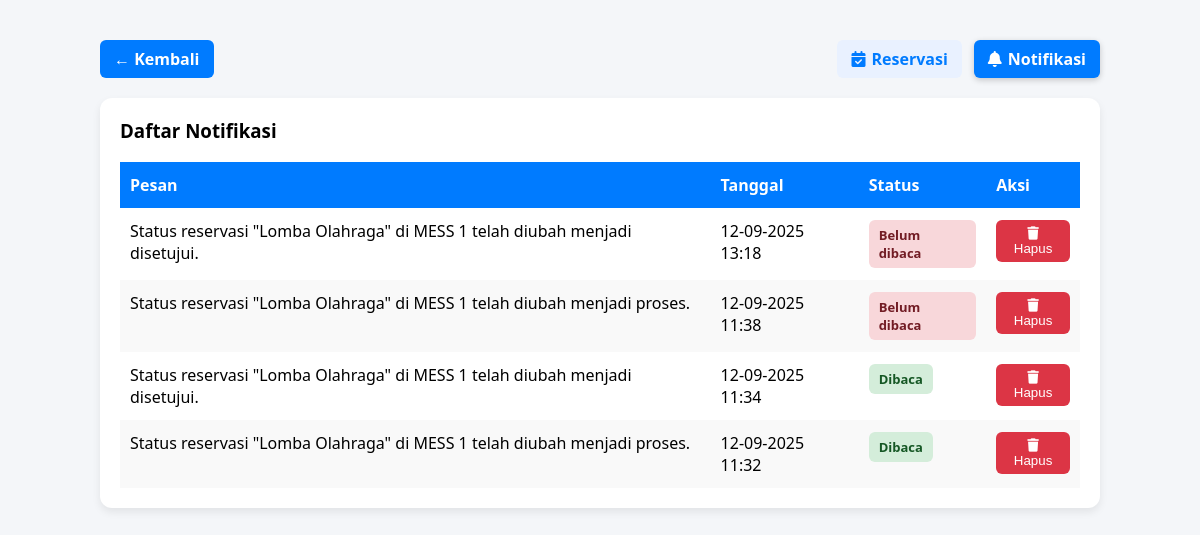
The page /notifikasi.php (signed in) on the database its author committed.
### tables this page shows
CREATE TABLE `notifikasi` (
  `id` int(11) NOT NULL,
  `user_id` int(11) NOT NULL,
  `reservasi_id` int(11) DEFAULT NULL,
  `pesan` varchar(255) NOT NULL,
  `tanggal` datetime DEFAULT current_timestamp(),
  `status` enum('belum_dibaca','dibaca') DEFAULT 'belum_dibaca'
);

### notifikasi.php (the view, shortened to what this page needs)
<?php
include 'koneksi.php';
$id = $_SESSION['id'];
$notifikasi = $koneksi->query("
    SELECT id, pesan, tanggal, status
    FROM notifikasi
    WHERE user_id='$id'
    ORDER BY tanggal DESC
");
?>
<!DOCTYPE html>
<html lang="id">
<head>
  <link rel="stylesheet" href="https://cdnjs.cloudflare.com/ajax/libs/font-awesome/6.5.0/css/all.min.css">
</head>
<body>
  <div class="container">
    <div class="top-bar">
      <a href="Dashboard.php" class="btn-back">← Kembali</a>
      <div class="nav-history">
        <a href="history.php"><i class="fa-solid fa-calendar-check"></i> Reservasi</a>
        <a href="notifikasi.php" class="active"><i class="fa-solid fa-bell"></i> Notifikasi</a>
      </div>
    </div>
    <div class="card">
      <h3> Daftar Notifikasi</h3>
      <table>
        <thead>
          <tr>
            <th>Pesan</th>
            <th>Tanggal</th>
            <th>Status</th>
            <th>Aksi</th>
          </tr>
        </thead>
        <tbody>
          <?php while ($row = $notifikasi->fetch_assoc()): ?>
            <tr>
              <td data-label="Pesan"><?= ($row['pesan']); ?></td>
              <td data-label="Tanggal"><?= date("d-m-Y H:i", strtotime($row['tanggal'])); ?></td>
              <td data-label="Status">
                <span class="badge <?= $row['status'] == 'belum_dibaca' ? 'badge-belum' : 'badge-dibaca'; ?>">
                  <?= ucfirst(str_replace('_', ' ', $row['status'])); ?>
                </span>
              </td>
              <td>
                <button class="btn-delete" onclick="hapusNotifikasi(<?= $row['id']; ?>)">
                  <i class="fa fa-trash"></i> Hapus
                </button>
              </td>
            </tr>
          <?php endwhile; ?>
        </tbody>
      </table>
    </div>
  </div>
</body>
</html>

### notifikasi.php (style rules this page uses)
body { font-family: 'Segoe UI', Tahoma, Geneva, Verdana, sans-serif; background: #f4f6f9; margin: 0; padding: 0; }
.container { padding: 20px; max-width: 1000px; margin: 20px auto; }
.top-bar { display: flex; justify-content: space-between; align-items: center; margin-bottom: 20px; flex-wrap: wrap; gap: 12px; }
.btn-back { background: #007bff; color: white; border: none; padding: 8px 14px; border-radius: 6px; font-weight: bold; cursor: pointer; transition: 0.3s; text-decoration: none; display: inline-block; flex-shrink: 0; }
.nav-history { display: flex; gap: 12px; flex-wrap: wrap; justify-content: flex-end; }
.nav-history a { text-decoration: none; padding: 8px 14px; border-radius: 6px; background: #e9f1ff; color: #007bff; font-weight: 600; transition: 0.3s; display: flex; align-items: center; gap: 6px; }
.nav-history a.active { background: #007bff; color: white; box-shadow: 0 2px 6px rgba(0, 0, 0, 0.2); }
.card { background: white; border-radius: 12px; padding: 20px; box-shadow: 0 4px 8px rgba(0, 0, 0, 0.08); }
.card h3 { margin-top: 0; display: flex; align-items: center; gap: 8px; }
table { width: 100%; border-collapse: collapse; margin-top: 10px; }
th, td { padding: 12px 10px; text-align: left; vertical-align: top; }
th { background: #007bff; color: white; }
tr:nth-child(even) { background: #f9f9f9; }
.badge { font-weight: bold; padding: 6px 10px; border-radius: 6px; font-size: 13px; display: inline-block; }
.badge-belum { background: #f8d7da; color: #721c24; }
.badge-dibaca { background: #d4edda; color: #155724; }
.btn-delete { background: #dc3545; color: white; border: none; padding: 6px 10px; border-radius: 6px; cursor: pointer; transition: 0.3s; }

### rows shown on the page
notifikasi: pesan "Status reservasi \"Lomba Olahraga\" di MESS 1 telah diubah menjadi disetujui.", tanggal "12-09-2025 13:18", status "Belum dibaca"
notifikasi: pesan "Status reservasi \"Lomba Olahraga\" di MESS 1 telah diubah menjadi proses.", tanggal "12-09-2025 11:38", status "Belum dibaca"
notifikasi: pesan "Status reservasi \"Lomba Olahraga\" di MESS 1 telah diubah menjadi disetujui.", tanggal "12-09-2025 11:34", status "Dibaca"
notifikasi: pesan "Status reservasi \"Lomba Olahraga\" di MESS 1 telah diubah menjadi proses.", tanggal "12-09-2025 11:32", status "Dibaca"
